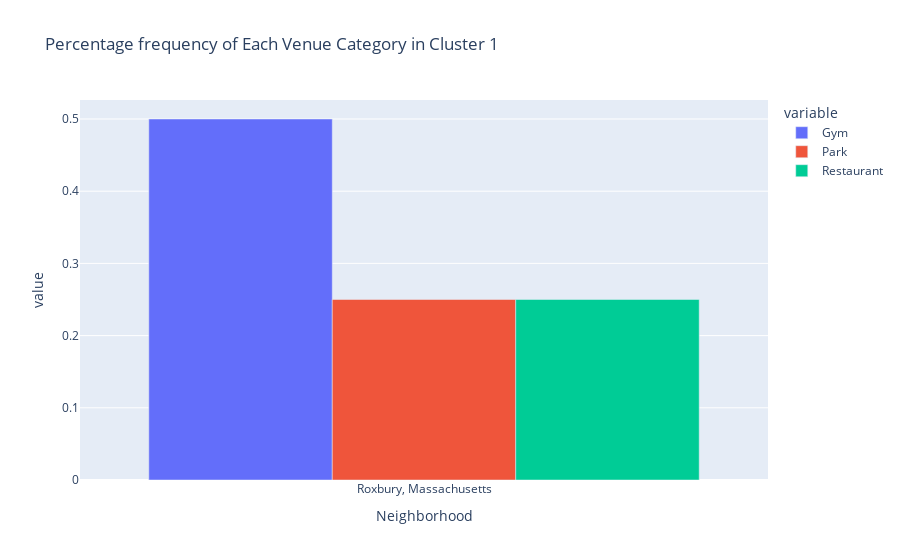

Write notebook code for a chart like this one.
### Markdown cell above
CLUSTER 1:

### Code cell
#Cluster 1
#create dataframe for graphing
cluster1_df = pd.DataFrame(columns = ['Neighborhood','Gym', 'Park', 'Restaurant'])
cluster1_df['Gym'] = Cluster1['Gym']
cluster1_df['Park'] = Cluster1['Park']
cluster1_df['Restaurant'] = Cluster1['Restaurant']
cluster1_df['Neighborhood'] = Cluster1['Address']


#make graph
fig1 = px.bar(cluster1_df, x = "Neighborhood", y = ['Gym', 'Park', 'Restaurant'], barmode= 'group', title = 'Percentage frequency of Each Venue Category in Cluster 1')
fig1.show()

### Figure 1 — Plotly figure (JSON) as saved in the notebook; plotly's stock layout.template omitted (floating-point values rounded to 4 significant figures)
{"data": [{"alignmentgroup": "True", "hovertemplate": "variable=Gym<br>Neighborhood=%{x}<br>value=%{y}<extra></extra>", "legendgroup": "Gym", "marker": {"color": "#636efa"}, "name": "Gym", "offsetgroup": "Gym", "orientation": "v", "showlegend": true, "textposition": "auto", "type": "bar", "x": ["Roxbury, Massachusetts"], "xaxis": "x", "y": [0.5], "yaxis": "y"}, {"alignmentgroup": "True", "hovertemplate": "variable=Park<br>Neighborhood=%{x}<br>value=%{y}<extra></extra>", "legendgroup": "Park", "marker": {"color": "#EF553B"}, "name": "Park", "offsetgroup": "Park", "orientation": "v", "showlegend": true, "textposition": "auto", "type": "bar", "x": ["Roxbury, Massachusetts"], "xaxis": "x", "y": [0.25], "yaxis": "y"}, {"alignmentgroup": "True", "hovertemplate": "variable=Restaurant<br>Neighborhood=%{x}<br>value=%{y}<extra></extra>", "legendgroup": "Restaurant", "marker": {"color": "#00cc96"}, "name": "Restaurant", "offsetgroup": "Restaurant", "orientation": "v", "showlegend": true, "textposition": "auto", "type": "bar", "x": ["Roxbury, Massachusetts"], "xaxis": "x", "y": [0.25], "yaxis": "y"}], "layout": {"barmode": "group", "legend": {"title": {"text": "variable"}, "tracegroupgap": 0}, "title": {"text": "Percentage frequency of Each Venue Category in Cluster 1"}, "xaxis": {"anchor": "y", "domain": [0, 1], "title": {"text": "Neighborhood"}}, "yaxis": {"anchor": "x", "domain": [0, 1], "title": {"text": "value"}}}}
